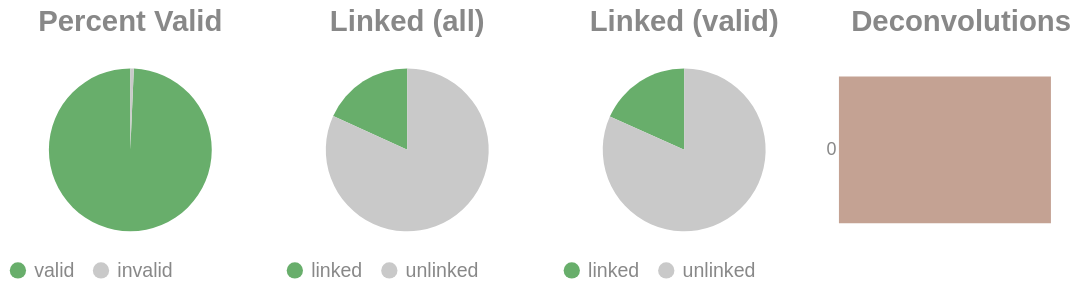

Here is the notebook cell this chart was saved with:
### Code cell
if SKIPLR:
    pass
else:
    clash = Counter()
    for i in valids['molecule'].to_list():
        _mol = i.split("-")
        if len(_mol) == 1:
            clash.update('0')
        else:
            clash.update(_mol[-1])

    _d = {"deconvolutions": [], 'count': []}
    for k,v in clash.items():
        _d['deconvolutions'].append(k)
        _d['count'].append(v)

    tot_valid = valids['reads'].sum()
    mask = valids['reads'] >= 2
    n_linked_reads = valids.filter(mask)['reads'].sum()
    if n_linked_reads == 0:
        print_html("No linked molecules (>=2 reads) were detected; skipping linked-only distributions.")
        SKIPLR = True
    else:
        perc_valid = round(tot_valid / n_reads, 4)
        linked_perc_abs = round(n_linked_reads / n_reads, 4)
        linked_perc = round(n_linked_reads / tot_valid, 4)

    _valid = pl.DataFrame({"valids": ['valid', 'invalid'], "count": [tot_valid, n_reads - tot_valid]})
    _linked_abs = pl.DataFrame({"linked (absolute)": ['linked', 'unlinked'], "count": [n_linked_reads, n_reads - n_linked_reads]})
    _linked_rel = pl.DataFrame({"linked (valids)": ['linked', 'unlinked'], "count": [n_linked_reads, tot_valid - n_linked_reads]})

    (
        alt.hconcat(
            piechart(_valid, goodval = 'valid', title = "Percent Valid"),
            piechart(_linked_abs, goodval = "linked", title =  "Linked (all)"),
            piechart(_linked_rel, goodval = "linked", title =  "Linked (valid)"),
            convolutionbar(pl.DataFrame(_d), title = "Deconvolutions"),
            center = True,
            bounds = 'flush'
        )
        .resolve_scale(color='independent')
        .resolve_legend('independent')
        .properties(usermeta={'embedOptions': {"actions": False}})
    ).display()

### Figure 1 — Vega-Lite specification as saved in the notebook (floating-point values rounded to 4 significant figures)
{"width": "container", "height": 400, "config": {"title": {"anchor": "start", "dy": -15, "fontSize": 18, "color": "#888888", "subtitleColor": "#888888", "subtitleFontSize": 14}, "arc": {"fill": "#0072B2"}, "axis": {"domainColor": "#888888", "domainWidth": 0.5, "gridWidth": 0.2, "grid": false, "titleFontWeight": 400, "titleFontSize": 15, "labelFontSize": 11, "labelColor": "#888888", "tickColor": "#888888", "tickWidth": 0.2, "titleColor": "#888888"}, "axisBand": {"grid": false}, "axisX": {"grid": true, "tickSize": 10, "domainCap": "round"}, "axisY": {"domain": false, "grid": true, "tickSize": 0, "domainCap": "round"}, "background": "transparent", "header": {"labelFontSize": 15, "labelColor": "#888888", "titleFontSize": 15, "titleFontWeight": 600, "titleColor": "#888888"}, "legend": {"labelFont": "sans-serif", "labelFontSize": 12, "labelColor": "#888888", "symbolSize": 100, "symbolType": "circle", "titleFontSize": 12, "titlePadding": 10, "titleColor": "#888888", "title": null}, "range": {"category": ["#E69F00", "#56B4E9", "#009E73", "#F0E442", "#0072B2", "#D55E00", "#CC79A7", "#000000"], "diverging": ["#cfe8f3", "#a2d4ec", "#73bfe2", "#46abdb", "#1696d2", "#12719e"]}, "area": {"fill": "#0072B2", "fillOpacity": 0.7, "line": true, "strokeOpacity": 0.7}, "line": {"color": "#0072B2", "stroke": "#0072B2", "strokeWidth": 2}, "trail": {"color": "#0072B2", "stroke": "#0072B2", "strokeWidth": 0, "size": 1}, "point": {"filled": true, "fillOpacity": 1.0, "size": 95}, "text": {"color": "#888888", "fontSize": 11, "align": "right", "fontWeight": 400, "size": 11}, "bar": {"fill": "#0072B2", "stroke": null}, "view": {"stroke": null, "continuousWidth": 660, "continuousHeight": 400}}, "hconcat": [{"data": {"name": "data-bcd92614840b45a743cfba7827daff9d"}, "mark": {"type": "arc"}, "encoding": {"color": {"field": "valids", "legend": {"orient": "bottom", "title": null}, "scale": {"domain": ["valid", "invalid"], "range": ["#68ae6b", "#C9C9C9"]}, "title": "Valids", "type": "nominal"}, "theta": {"field": "count", "type": "quantitative"}, "tooltip": [{"field": "valids", "title": "Valids", "type": "ordinal"}, {"field": "percent", "format": ".2%", "title": "Percent", "type": "quantitative"}, {"field": "count", "title": "Count", "type": "quantitative"}]}, "height": 100, "title": {"text": "Percent Valid", "align": "center", "anchor": "middle"}, "transform": [{"calculate": "datum.count / 3398512", "as": "percent"}], "width": 150}, {"data": {"name": "data-ec1d35ed9341eb6152e92041d0f20aa3"}, "mark": {"type": "arc"}, "encoding": {"color": {"field": "linked (absolute)", "legend": {"orient": "bottom", "title": null}, "scale": {"domain": ["linked", "unlinked"], "range": ["#68ae6b", "#C9C9C9"]}, "title": "Linked (Absolute)", "type": "nominal"}, "theta": {"field": "count", "type": "quantitative"}, "tooltip": [{"field": "linked (absolute)", "title": "Linked (Absolute)", "type": "ordinal"}, {"field": "percent", "format": ".2%", "title": "Percent", "type": "quantitative"}, {"field": "count", "title": "Count", "type": "quantitative"}]}, "height": 100, "title": {"text": "Linked (all)", "align": "center", "anchor": "middle"}, "transform": [{"calculate": "datum.count / 3398512", "as": "percent"}], "width": 150}, {"data": {"name": "data-a7ff93961ec0ab5fd086b969f1fd0c68"}, "mark": {"type": "arc"}, "encoding": {"color": {"field": "linked (valids)", "legend": {"orient": "bottom", "title": null}, "scale": {"domain": ["linked", "unlinked"], "range": ["#68ae6b", "#C9C9C9"]}, "title": "Linked (Valids)", "type": "nominal"}, "theta": {"field": "count", "type": "quantitative"}, "tooltip": [{"field": "linked (valids)", "title": "Linked (Valids)", "type": "ordinal"}, {"field": "percent", "format": ".2%", "title": "Percent", "type": "quantitative"}, {"field": "count", "title": "Count", "type": "quantitative"}]}, "height": 100, "title": {"text": "Linked (valid)", "align": "center", "anchor": "middle"}, "transform": [{"calculate": "datum.count / 3375149", "as": "percent"}], "width": 150}, {"data": {"name": "data-94f562f1776fd568cbd8d4b503fc9cb6"}, "mark": {"type": "bar"}, "encoding": {"color": {"field": "deconvolutions", "legend": null, "scale": {"scheme": "lightgreyred"}, "type": "nominal"}, "tooltip": [{"field": "deconvolutions", "title": "Deconvolutions", "type": "ordinal"}, {"field": "percent", "format": ".2%", "title": "Percent", "type": "quantitative"}, {"field": "count", "title": "Count", "type": "quantitative"}], "x": {"axis": null, "field": "count", "type": "quantitative"}, "y": {"field": "deconvolutions", "sort": "ascending", "title": null, "type": "nominal"}}, "height": 100, "title": {"text": "Deconvolutions", "align": "center", "anchor": "middle"}, "transform": [{"calculate": "datum.count / 3036545", "as": "percent"}], "width": 150}], "bounds": "flush", "center": true, "resolve": {"legend": {"angle": "independent"}, "scale": {"color": "independent"}}, "usermeta": {"embedOptions": {"actions": false}}, "$schema": "https://vega.github.io/schema/vega-lite/v6.1.0.json", "datasets": {"data-bcd92614840b45a743cfba7827daff9d": [{"valids": "valid", "count": 3375149}, {"valids": "invalid", "count": 23363}], "data-ec1d35ed9341eb6152e92041d0f20aa3": [{"linked (absolute)": "linked", "count": 617791}, {"linked (absolute)": "unlinked", "count": 2780721}], "data-a7ff93961ec0ab5fd086b969f1fd0c68": [{"linked (valids)": "linked", "count": 617791}, {"linked (valids)": "unlinked", "count": 2757358}], "data-94f562f1776fd568cbd8d4b503fc9cb6": [{"deconvolutions": "0", "count": 3036545}]}}
